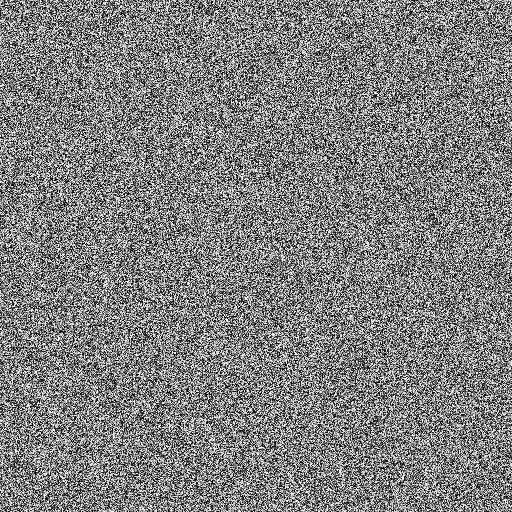
#> input picture images/pepper_encrypted_hfpso.png, 512 x 512 px, found by its file name; its folder holds 5 pictures in this run
$ python crop_attack.py
#> lines starting #> are read from the running program, lines starting #| are printed output that depends on the picture; after the words box and inside, x2 and y2 are one past the last pixel; in counts of white or black regions, pixels touching at a corner belong together
# -*- coding: utf-8 -*-
"""
Created on Mon Nov 25 17:47:49 2024

@author: shubh
"""

import numpy as np
from PIL import Image
import matplotlib.pyplot as plt

def crop_attack(encrypted_image, crop_size):
    """
    Simulates a crop attack by removing a rectangular region from the encrypted image.

    :param encrypted_image: Encrypted image as a NumPy array.
    :param crop_size: Tuple (crop_height, crop_width) indicating the size of the cropped region.
    :return: Attacked image with the cropped region set to zero.
    """
    attacked_image = encrypted_image.copy()
    M, N = encrypted_image.shape

    # Define the cropping region (centered for simplicity)
    crop_height, crop_width = crop_size
    # start_row = (M - crop_height) // 2
    # start_col = (N - crop_width) // 2
    start_row = 0
    start_col = 0

    # Set the cropped region to zero
    attacked_image[start_row:start_row + crop_height, start_col:start_col + crop_width] = 0
    return attacked_image

# Load and encrypt an image
img_name = "pepper"
image_path = f"E://collage_project//project2//images//{img_name}_encrypted_hfpso.png"
encrypted_image = np.array(Image.open(image_path).convert('L'))
#> encrypted_image is the input picture: shape (512, 512); min 0, max 255, mean 127.4

# Apply crop attack
crop_size = (128,128)
attacked_image = crop_attack(encrypted_image, crop_size)
#> in crop_attack, `attacked_image[start_row:start_row + crop_height, start_col:start_col ..`:
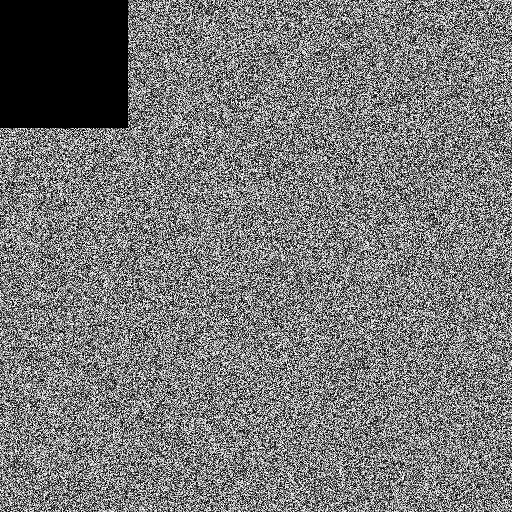
#> attacked_image: shape (512, 512); 6.23% of pixels changed, all inside (x1, y1, x2, y2) = (0, 0, 128, 128)

attacked_image_path = f"E://collage_project//project2//images//{img_name}_cropped_image.png"
Image.fromarray(attacked_image).save(attacked_image_path)
print(f"Image saved at: {attacked_image_path}")
# Display the results
plt.figure(figsize=(10, 5))
plt.subplot(1, 2, 1)
plt.title("Encrypted Image")
plt.imshow(encrypted_image, cmap='gray')
plt.axis('off')

plt.subplot(1, 2, 2)
plt.title("After Crop Attack")
plt.imshow(attacked_image, cmap='gray')
plt.axis('off')

plt.show()
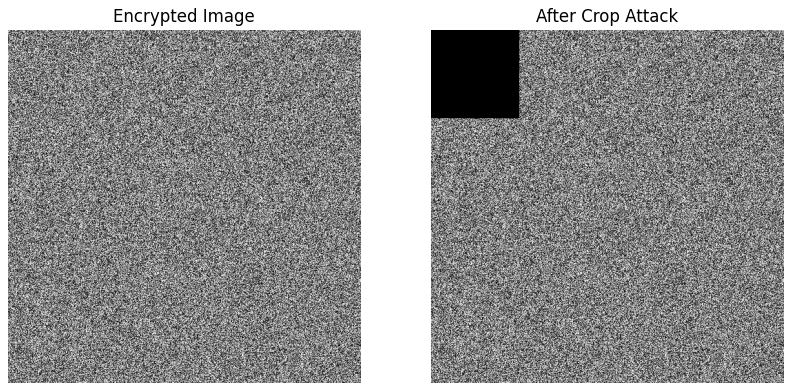
#> figure drawn by matplotlib, 2 panels
